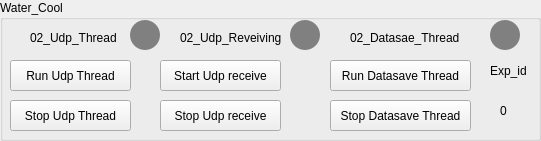
    <widget class="QGroupBox" name="groupBox_2">
     <property name="geometry">
      <rect>
       <x>0</x>
       <y>10</y>
       <width>541</width>
       <height>141</height>
      </rect>
     </property>
     <property name="title">
      <string>Water_Cool</string>
     </property>
     <widget class="QPushButton" name="pushButton">
      <property name="geometry">
       <rect>
        <x>290</x>
        <y>20</y>
        <width>30</width>
        <height>30</height>
       </rect>
      </property>
      <property name="styleSheet">
       <string notr="true">border-radius:15px;
background-color:grey;
</string>
      </property>
      <property name="text">
       <string/>
      </property>
     </widget>
     <widget class="QPushButton" name="pushButton_5">
      <property name="geometry">
       <rect>
        <x>160</x>
        <y>60</y>
        <width>121</width>
        <height>31</height>
       </rect>
      </property>
      <property name="text">
       <string>Start Udp receive</string>
      </property>
     </widget>
     <widget class="QPushButton" name="pushButton_12">
      <property name="geometry">
       <rect>
        <x>330</x>
        <y>60</y>
        <width>141</width>
        <height>31</height>
       </rect>
      </property>
      <property name="text">
       <string>Run Datasave Thread</string>
      </property>
     </widget>
     <widget class="QPushButton" name="pushButton_6">
      <property name="geometry">
       <rect>
        <x>160</x>
        <y>100</y>
        <width>121</width>
        <height>31</height>
       </rect>
      </property>
      <property name="text">
       <string>Stop Udp receive</string>
      </property>
     </widget>
     <widget class="QLabel" name="label_3">
      <property name="geometry">
       <rect>
        <x>30</x>
        <y>30</y>
        <width>91</width>
        <height>16</height>
       </rect>
      </property>
      <property name="text">
       <string>02_Udp_Thread</string>
      </property>
     </widget>
     <widget class="QPushButton" name="pushButton_7">
      <property name="geometry">
       <rect>
        <x>130</x>
        <y>20</y>
        <width>30</width>
        <height>30</height>
       </rect>
      </property>
      <property name="styleSheet">
       <string notr="true">border-radius:15px;
background-color:grey;
</string>
      </property>
      <property name="text">
       <string/>
      </property>
     </widget>
     <widget class="QLabel" name="label">
      <property name="geometry">
       <rect>
        <x>180</x>
        <y>30</y>
        <width>101</width>
        <height>16</height>
       </rect>
      </property>
      <property name="text">
       <string>02_Udp_Reveiving</string>
      </property>
     </widget>
     <widget class="QPushButton" name="pushButton_13">
      <property name="geometry">
       <rect>
        <x>330</x>
        <y>100</y>
        <width>141</width>
        <height>31</height>
       </rect>
      </property>
      <property name="text">
       <string>Stop Datasave Thread</string>
      </property>
     </widget>
     <widget class="QPushButton" name="pushButton_8">
      <property name="geometry">
       <rect>
        <x>10</x>
        <y>60</y>
        <width>121</width>
        <height>31</height>
       </rect>
      </property>
      <property name="text">
       <string>Run Udp Thread</string>
      </property>
     </widget>
     <widget class="QPushButton" name="pushButton_2">
      <property name="geometry">
       <rect>
        <x>490</x>
        <y>20</y>
        <width>30</width>
        <height>30</height>
       </rect>
      </property>
      <property name="styleSheet">
       <string notr="true">border-radius:15px;
background-color:grey
;
</string>
      </property>
      <property name="text">
       <string/>
      </property>
     </widget>
     <widget class="QPushButton" name="pushButton_9">
      <property name="geometry">
       <rect>
        <x>10</x>
        <y>100</y>
        <width>121</width>
        <height>31</height>
       </rect>
      </property>
      <property name="text">
       <string>Stop Udp Thread</string>
      </property>
     </widget>
     <widget class="QLabel" name="label_2">
      <property name="geometry">
       <rect>
        <x>350</x>
        <y>30</y>
        <width>121</width>
        <height>16</height>
       </rect>
      </property>
      <property name="text">
       <string>02_Datasae_Thread</string>
      </property>
     </widget>
     <widget class="QLabel" name="label_13">
      <property name="geometry">
       <rect>
        <x>490</x>
        <y>60</y>
        <width>41</width>
        <height>21</height>
       </rect>
      </property>
      <property name="text">
       <string>Exp_id</string>
      </property>
     </widget>
     <widget class="QLabel" name="label_14">
      <property name="geometry">
       <rect>
        <x>500</x>
        <y>100</y>
        <width>21</width>
        <height>21</height>
       </rect>
      </property>
      <property name="text">
       <string>0</string>
      </property>
     </widget>
    </widget>
